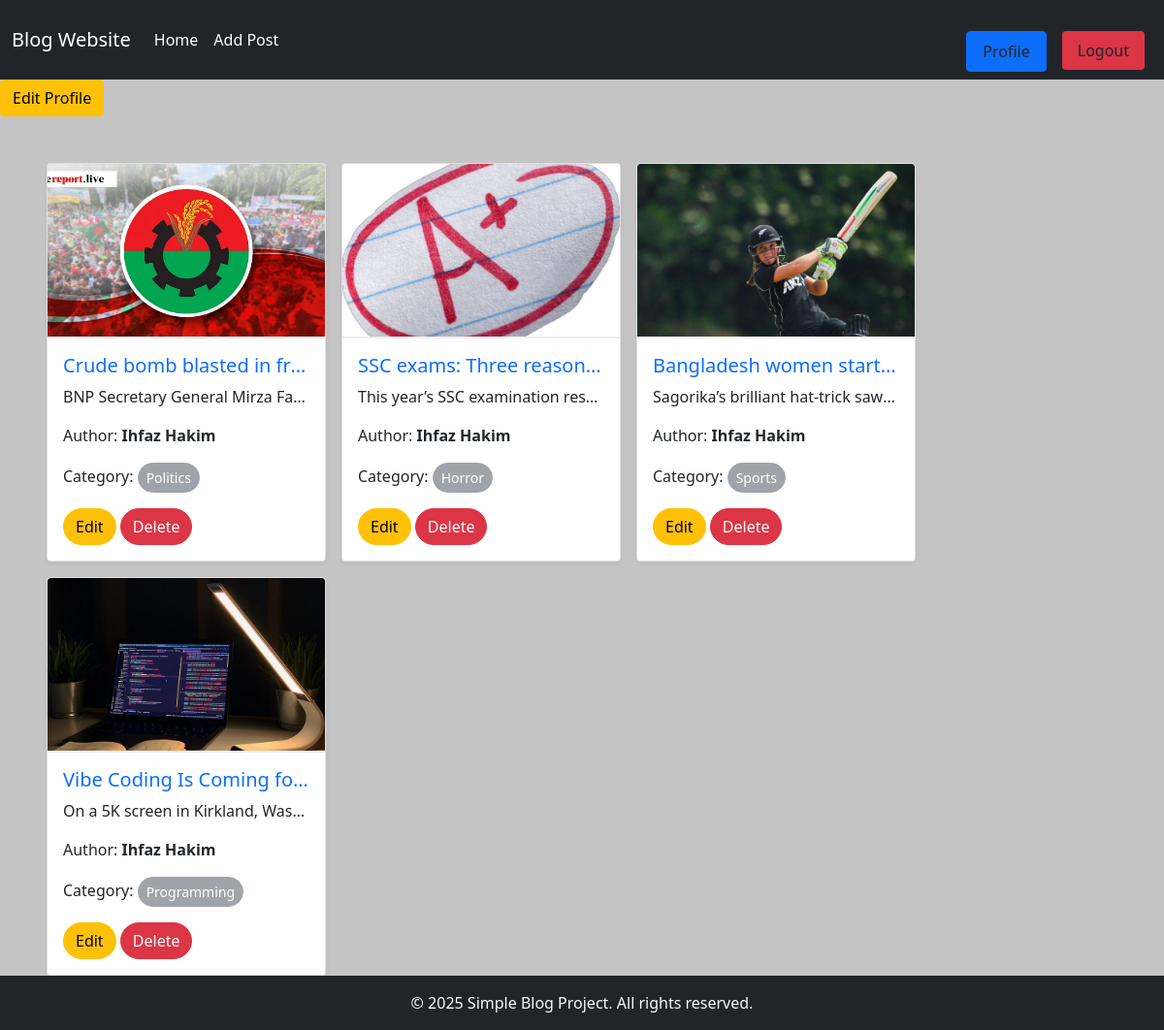
The app's page /author/profile/ (signed in) with its own data.
### post/models.py (models this page shows, shortened)
class Post(models.Model):
    title = models.CharField(max_length=50)
    content = models.TextField()
    category = models.ManyToManyField(Category)
    author = models.ForeignKey(User,on_delete=models.CASCADE) #many to one or one to many relation er jnno ForeignKey use kri
    image = models.ImageField(upload_to='post/media/uploads/', blank=True,null=True)

### categories/models.py (models this page shows, shortened)
class Category(models.Model):
    name = models.CharField(max_length=200)
    slug = models.SlugField(max_length=100,unique=True,null=True,blank=True)

### author/views.py (the view)
# urls.py: path('profile/', views.profile, name="profile"),
@login_required
def profile(request):
    data = Post.objects.filter(author = request.user)  # type: ignore
    return render(request,'profile.html',{'data': data})

### author/templates/profile.html
{% extends 'base.html' %}
{% load crispy_forms_tags %}
{% block content%}
<div class="d-flex flex-column min-vh-100">
  <div>
    <a class="btn btn-warning" href="{% url 'edit_profile' %}">Edit Profile</a>
  </div>
  <div class="d-flex flex-wrap gap-3 px-5 pt-5 flex-grow-1">
    {% for post in data %}
    <div class="card h-100 shadow-sm rounded-4 overflow-hidden" style="width: 18rem;">
      <img src="{{ post.image.url }}"
           class="card-img-top rounded-top-4"
           style="height: 180px; object-fit: cover; border-bottom: 2px solid #eee;"
           alt="Post Image" />
      <div class="card-body">
        <h5 class="card-title text-primary text-truncate">{{ post.title }}</h5>
        <p class="card-text text-truncate" style="max-width: 100%; display: block;">
          {{ post.content }}
        </p>
        <p>Author: <strong>{{ post.author.first_name }} {{ post.author.last_name }}</strong></p>
        <p>
          Category:
          {% for cat in post.category.all %}
            <button class="btn btn-secondary btn-sm rounded-pill" disabled>{{ cat.name }}</button>
          {% endfor %}
        </p>
        <a href="{% url 'edit_post' post.id %}" class="btn btn-warning rounded-pill">Edit</a>
        <a href="{% url 'delete_post' post.id %}" class="btn btn-danger rounded-pill">Delete</a>
      </div>
    </div>
    {% endfor %}
  </div>
</div>
{% endblock %}

### templates/base.html (shortened to what this page needs)
<!DOCTYPE html>
<html lang="en">
  <head>
    <link
      href="https://cdn.jsdelivr.net/npm/bootstrap@5.0.2/dist/css/bootstrap.min.css"
      rel="stylesheet"
    />
  </head>
  <body style="background-color: #1a18193f; min-height: 100vh; display: flex; flex-direction: column;">
    <nav class="navbar navbar-expand-lg navbar-dark bg-dark">
      <div class="container-fluid">
        <a class="navbar-brand" href="#">Blog Website </a>
        <div class="collapse navbar-collapse" id="navbarSupportedContent">
          <ul class="navbar-nav me-auto mb-2 mb-lg-0">
            <li class="nav-item">
              <a
                class="nav-link active"
                aria-current="page"
                href="{% url 'homepage' %}"
                >Home</a
              >
            </li>
            {%if request.user.is_authenticated %}
            <li class="nav-item">
              <a
                class="nav-link active"
                aria-current="page"
                href="{% url 'add_post' %}"
                >Add Post</a
              >
            </li>
            {%endif%}
          </ul>
          <div class="d-flex">
            {% if request.user.is_authenticated %}
            <li class="nav-item">
              <a
                class="nav-link btn btn-primary text-dark mx-2"
                href="{% url 'profile' %}"
                >Profile</a
              >
            </li>
            <li class="nav-item">
              <form
                action="{% url 'logout' %}"
                method="post"
                style="display: inline"
              >
                <button
                  type="submit"
                  class="nav-link btn btn-danger text-dark mx-2"
                  style="border: none"
                >
                  Logout
                </button>
              </form>
            </li>
            {% endif %}
          </div>
        </div>
      </div>
    </nav>
    <main style="flex: 1 0 auto;">
      {% block content %}{% endblock %}
    </main>
    <footer class="bg-dark text-light text-center py-3 mt-auto">
      <div class="container">
        <span>&copy; {{ now|default:2025 }} Simple Blog Project. All rights reserved.</span>
      </div>
    </footer>
  </body>
</html>

### records on screen
Post: image (picture), title "Crude bomb blasted in fr…", content "BNP Secretary General Mirza Fa…", author.first_name "Ihfaz", author.last_name "Hakim"
Category: name "Politics"
Post: image (picture), title "SSC exams: Three reason…", content "This year’s SSC examination res…", author.first_name "Ihfaz", author.last_name "Hakim"
Category: name "Horror"
Post: image (picture), title "Bangladesh women start…", content "Sagorika’s brilliant hat-trick saw…", author.first_name "Ihfaz", author.last_name "Hakim"
Category: name "Sports"
Post: image (picture), title "Vibe Coding Is Coming fo…", content "On a 5K screen in Kirkland, Was…", author.first_name "Ihfaz", author.last_name "Hakim"
Category: name "Programming"

### other values on screen
{{ now|default:2025 }} "2025"
